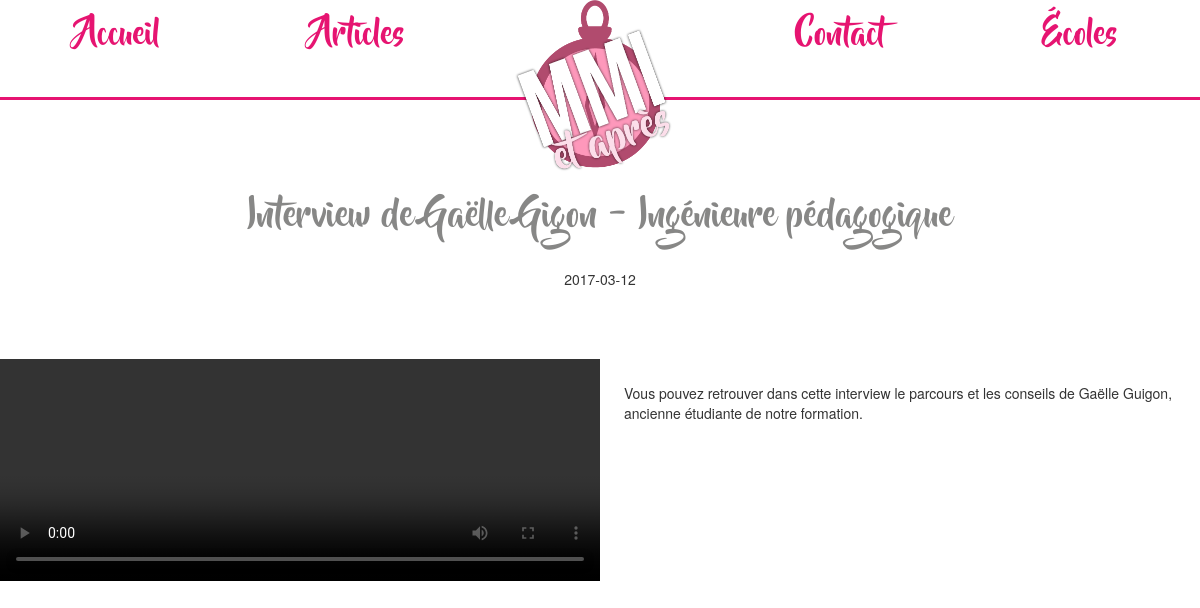
Page /affichage/articleseul.php?id=4 on the committed database.
### tables this page shows
CREATE TABLE `article` (
  `id` int(255) NOT NULL,
  `date` date NOT NULL,
  `titre` text NOT NULL,
  `contenu_visuel` text,
  `contenu_video` text,
  `resume` varchar(255) DEFAULT NULL,
  `contenu_txt` text NOT NULL,
  `idTagDomaine` int(255) NOT NULL,
  `idTagMetier` int(255) NOT NULL,
  `idTagRegion` int(255) NOT NULL,
  `idAuteur` int(255) NOT NULL
);

### affichage/articleseul.php (the view, shortened to what this page needs)
<?php
include('header.php');
include("../divers/connexion.php");
?>
    <div class="container-fluid contenu-article">
        <?php
if(isset($_GET['id'])){
   $sql = "SELECT * FROM article WHERE id=?";
    $query = $pdo->prepare($sql);
    $query->execute(array($_GET['id']));
    while($line = $query->fetch()) {
         if(isset($line['contenu_video'])){
         echo' <h1 class="tittle-grey">'.$line['titre'].'</h1>
<p class="date">'.$line['date'].'</p>
<div class="contenu-article">
    <div class="row">
        <div class=" col-md-6">
         <video class="photo-video" width="400" height="222" controls="controls">
         <iframe width="560" height="315" src="'.$line['contenu_video'].'" frameborder="0" allowfullscreen></iframe>
 Ici l\'alternative à la vidéo : un lien de téléchargement, un message, etc.
    </video>
     </div>
        <div class="texte-article col-md-6">
            <p>'.$line['contenu_txt'].'</p>
        </div>
    </div>
</div>';
     }
    }
}
?>
    </div>

### css/style.css (style rules this page uses)
.date { text-align: center; }
.contenu-article { padding-top: 5%; }
.texte-article { padding: 2%; }
.tittle-grey { clear: both; text-align: center; color: #878786; padding: 20px; font-family: "Beyond The Mountains"; text-align: center; font-size: 2.5em; }
.photo-video { width: 100%; margin-right: auto; margin-left: auto; }

### rows in the picture
article: titre "Interview de Gaëlle Gigon - Ingénieure pédagogique", date "2017-03-12", contenu_txt "Vous pouvez retrouver dans cette interview le parcours et les conseils de Gaëlle Guigon, ancienne étudiante de notre formation."
